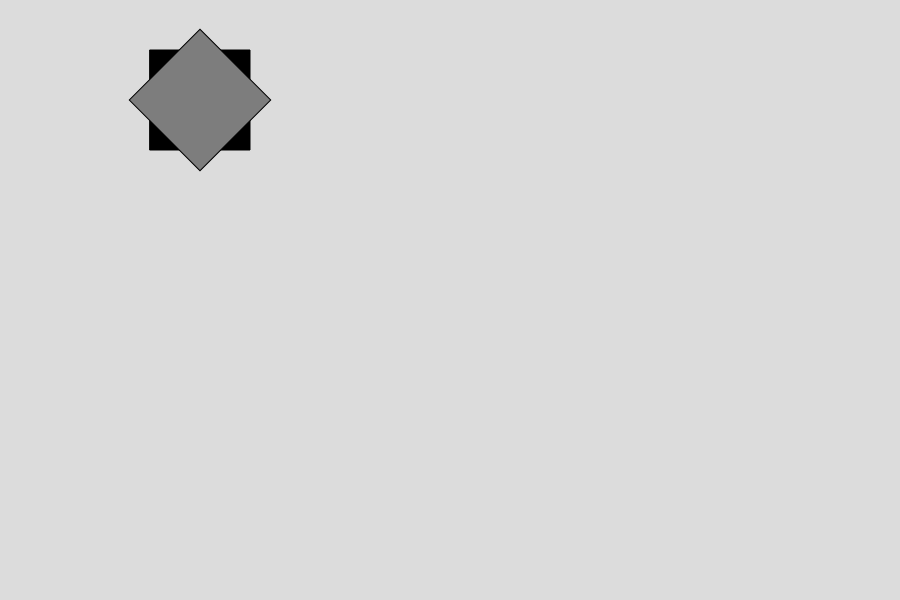
Frame 1 (no input)
Frame 60 (no input): identical to frame 1, image omitted
Frame 120 (the mouse pressed at the canvas centre since frame 60): identical to frame 1, image omitted

The p5.js sketch that drew this single still picture (run headless with seeded random() and noise() and a simulated clock; from frame 60 on, the mouse is pressed at the canvas centre):

// p5.js sketch
// ── sketch.js
function setup() {
    createCanvas(900, 600);
    rectMode(CENTER);
    //background(0);
}

function draw() {
    background(220);
    fill(0);
    rect(200,100,100,100);
    
    //rotate(radians(45));
    
    fill(125);
    translate(200,100);
    rotate(radians(45));
    rect(0,0,100,100)
    
    
    

}
